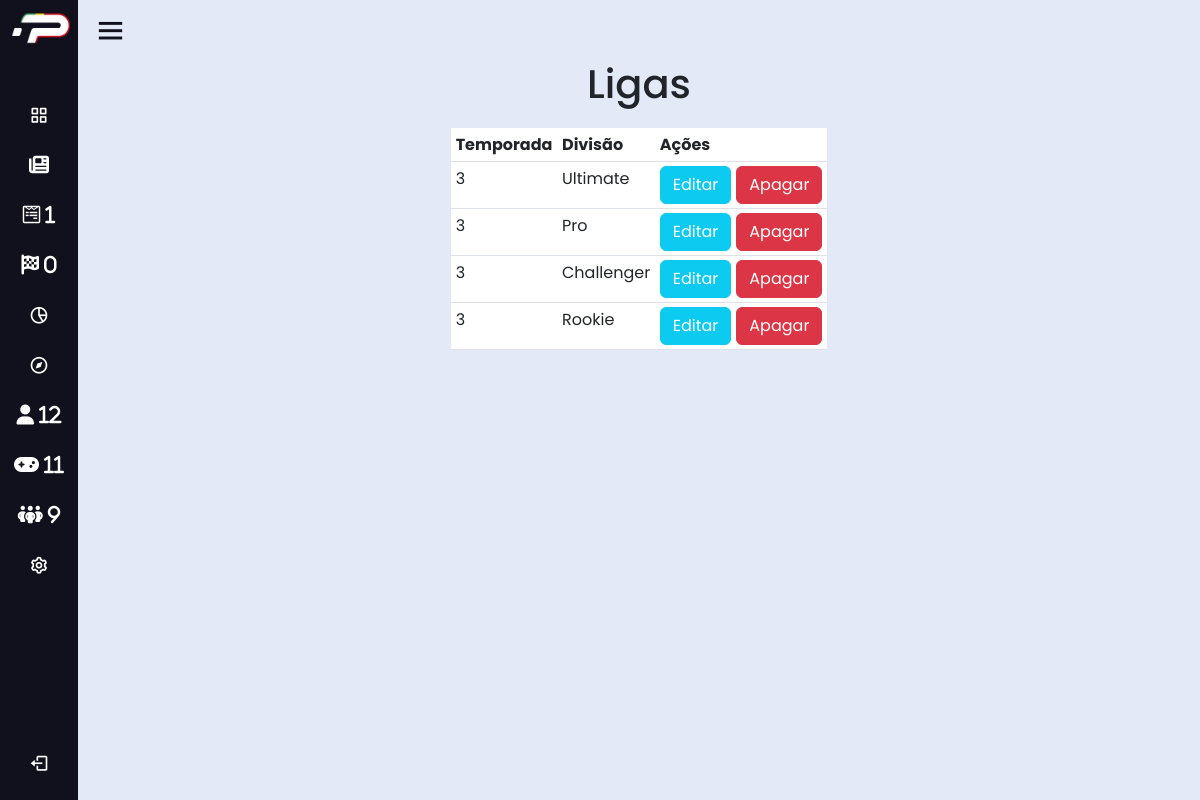
The app's page /VerLigas.php (signed in) with its own data.
### tables this page shows
CREATE TABLE `temporada` (
  `id_temporada` int NOT NULL,
  `nome_temporada` varchar(30) NOT NULL
);

CREATE TABLE `divisao` (
  `id_divisao` int NOT NULL,
  `nome_divisao` varchar(50) NOT NULL
);

### VerLigas.php (the view, shortened to what this page needs)
<?php
include("session.php");
$secondQuery = "SELECT id_temporada FROM temporada ORDER BY id_temporada DESC LIMIT 1;";
$result1 = $db->query($secondQuery);
$row = mysqli_fetch_array($result1);
$idTemporada = $row['id_temporada'];
$query = 'SELECT id_divisao , nome_divisao FROM divisao WHERE id_divisao != 5;';
?>
<html lang="en" dir="ltr">
<head>
    <link rel="stylesheet" href="./css/admin.css">
    <link rel="stylesheet" href="https://cdnjs.cloudflare.com/ajax/libs/font-awesome/6.2.1/css/all.min.css" />
    <link href='https://unpkg.com/boxicons@2.0.7/css/boxicons.min.css' rel='stylesheet'>
    <link href="https://cdn.jsdelivr.net/npm/bootstrap@5.3.0-alpha1/dist/css/bootstrap.min.css" rel="stylesheet">
</head>
<body>
    <?php include("navbarback.php"); ?>
    <section class="home-section">
        <div class="home-content">
            <i class='bx bx-menu'></i>
        </div>
        <div class="teste">
            <h1 style="text-align: center; margin-bottom:20px;">Ligas</h1>
            <table class="table table-sm">
                <thead>
                    <tr>
                        <th>Temporada</th>
                        <th>Divisão</th>
                        <th>Ações</th>
                    </tr>
                </thead>
                <?php
                echo '<tbody>';
                $result = mysqli_query($db, $query);
                while ($row = mysqli_fetch_array($result)) {
                    echo '<tr>';
                    echo '<td>' . $idTemporada . '</td>';
                    echo '<td>' . $row['nome_divisao'] . '</td>';
                    echo '<td>';
                    echo '<div class="btn-group">';
                    echo '
                <form style="margin-right:5px" action="EditarLiga.php" method="post">
                  <input type="hidden" name="id_temporada" value="' . $idTemporada . '">
                  <input type="hidden" name="id_divisao" value="' . $row['id_divisao'] . '">
                 <button type="submit" class="btn btn-info" style="color: white";>Editar</button>
                </form>';
                    echo '
                    <form action="DeleteUser.php" method="post">
                        <button type="button" onclick="GetId(' . $idTemporada . ')" class="btn btn-danger" data-bs-toggle="modal" data-bs-target="#deleteModal">Apagar</button>
                    </form>';
                    echo '</div>';
                }
                echo '</tbody>';
                echo '</table>';
                ?>
        </div>
    </section>
</body>
</html>

### css/admin.css (style rules this page uses)
* { margin: 0; padding: 0; box-sizing: border-box; font-family: "Poppins", sans-serif; }
.home-section { position: relative; background: #e4e9f7; height: 100vh; left: 260px; width: calc(100% - 260px); transition: all 0.5s ease; }
.sidebar.close ~ .home-section { left: 78px; width: calc(100% - 78px); }
.home-section .home-content { height: 60px; display: flex; align-items: center; }
.home-section .home-content .bx-menu, .home-section .home-content .text { color: #11101d; font-size: 35px; }
.home-section .home-content .bx-menu { margin: 0 15px; cursor: pointer; }
.teste { margin-inline: auto; width: fit-content; }
.teste td, .teste th { padding-inline: 0.3em !important; }

### records on screen
divisao: nome_divisao "Ultimate"
temporada: id_temporada "3"
divisao: nome_divisao "Pro"
divisao: nome_divisao "Challenger"
divisao: nome_divisao "Rookie"

### other values on screen
$count "1"
$count2 "0"
$count1 "12"
$count3 "11"
$count4 "9"
